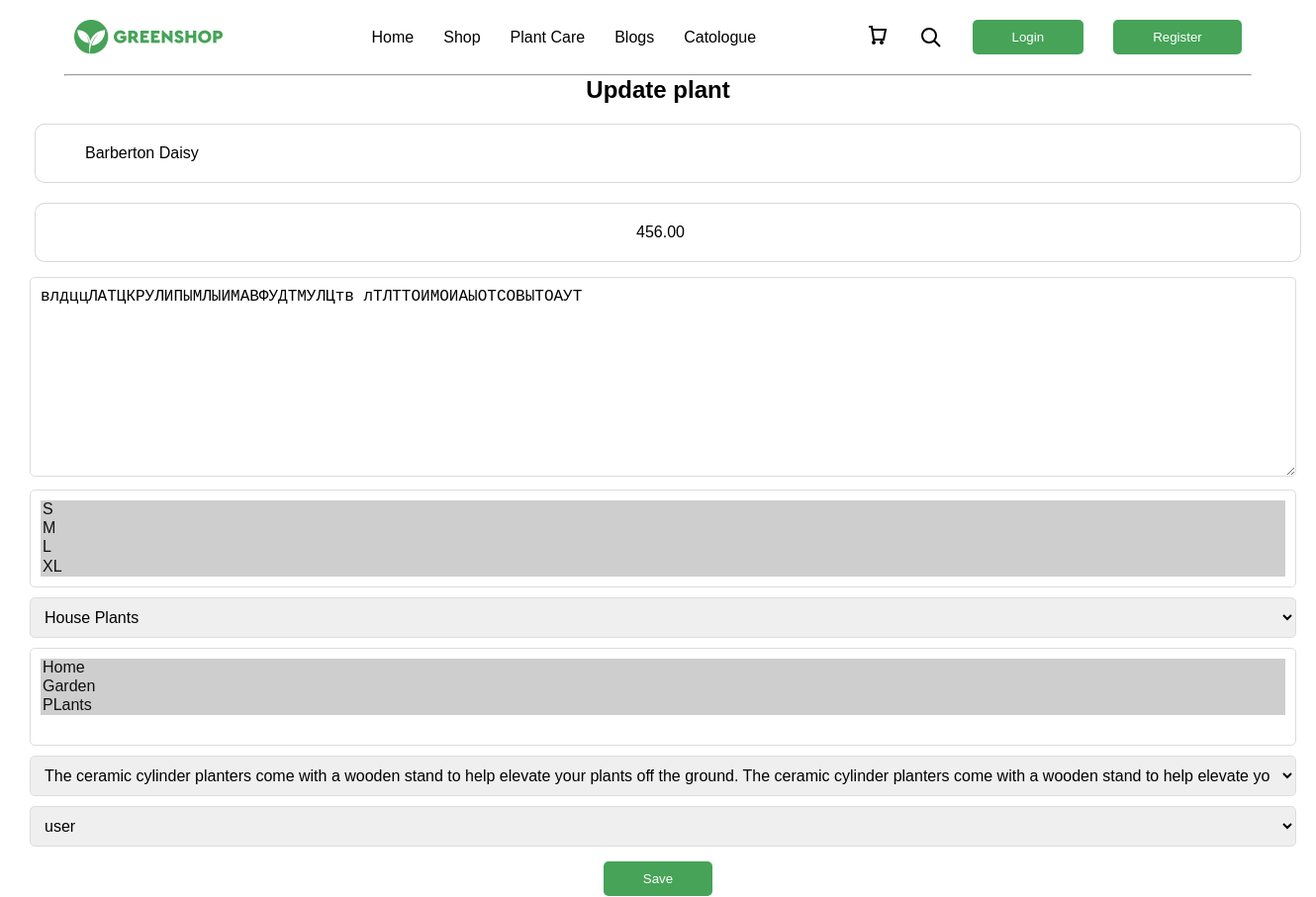
/workspace/update/1/ (upper part), run on an earlier commit of the app's database.
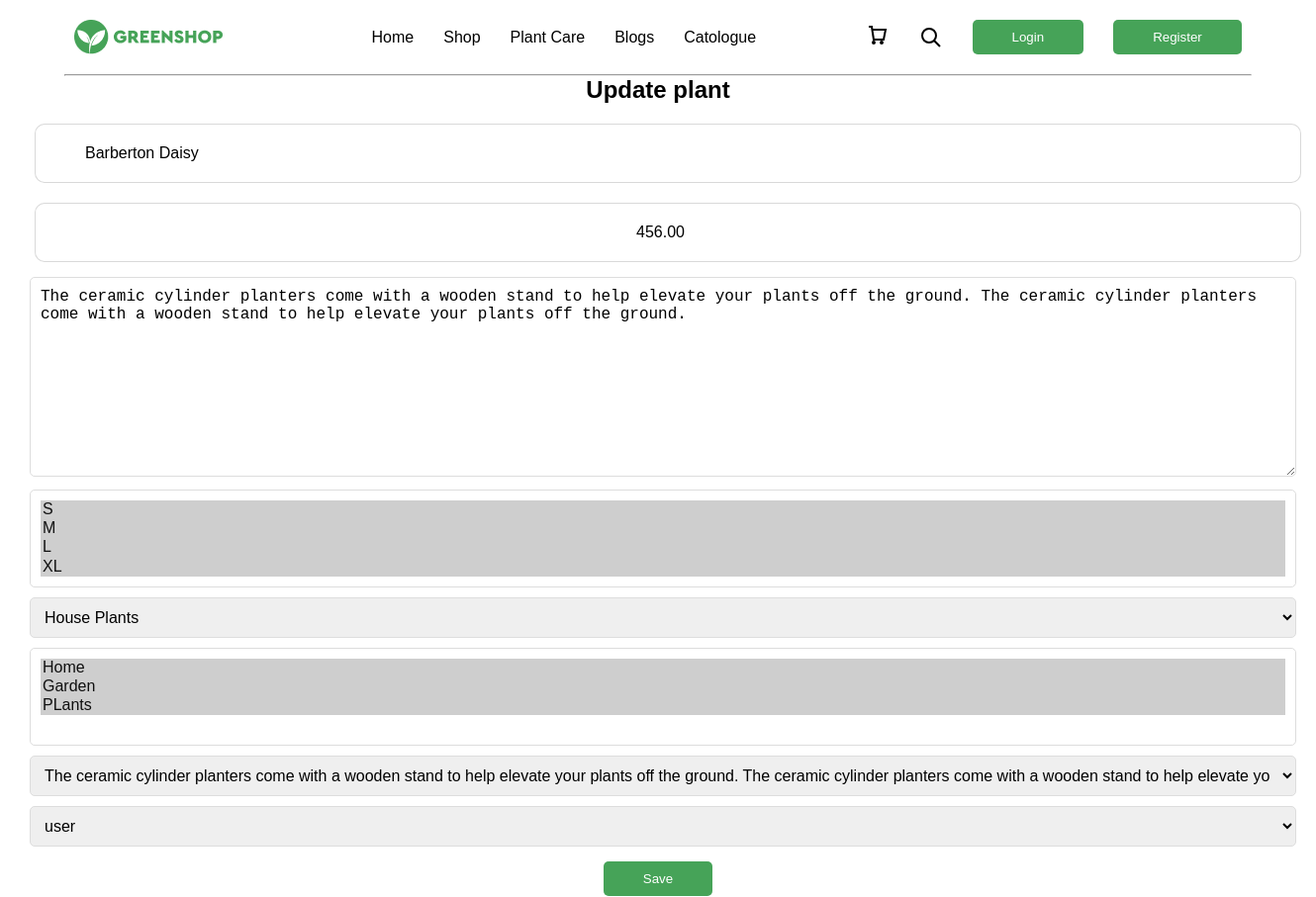
And on a later commit of the database.
### plant/models.py (models this page shows, shortened)
class TimeAbstract(models.Model):
    created_at = models.DateField('created', auto_now_add=True)
    updated_at = models.DateField('', auto_now=True)
    class Meta:
        abstract = True

class Plant(TimeAbstract):
    class Meta:
        verbose_name_plural = 'plants'
        verbose_name = 'plant'
    name = models.CharField(max_length=100)
    price = models.DecimalField(decimal_places=2, max_digits=10)
    short_description = models.TextField()
    sizes = models.ManyToManyField('plant.Size', related_name='plant')
    category = models.ForeignKey('plant.Category', on_delete=models.PROTECT, related_name='plant')
    tags = models.ManyToManyField('plant.Tag', related_name='plant')
    description = models.ForeignKey('plant.Description', on_delete=models.PROTECT)
    user =  models.ForeignKey('auth.User', on_delete=models.PROTECT, related_name='plants')

class Size(TimeAbstract):
    SMALL = 'small'
    MEDIUM = 'medium'
    LARGE = 'large'
    TYPES = [
        (SMALL,'small'),
        (MEDIUM, 'medium'),
        (LARGE, 'large')
    ]
    class Meta:
        verbose_name_plural = 'sizes'
        verbose_name = 'size'
    name = models.CharField(max_length=100)
    type = models.CharField(choices=TYPES, default=SMALL, max_length=50)
    def __str__(self):
        return self.name

class Category(TimeAbstract):
    class Meta:
        verbose_name_plural = 'categories'
        verbose_name = 'category'
    name = models.CharField(max_length=100)
    def __str__(self):
        return self.name

### workspace/views.py (the view, shortened to what this page needs)
# urls.py: path('update/<int:pk>/', views.UpdatePlant.as_view(), name='update'),
class UpdatePlant(UpdateView):
    model = Plant
    form_class = PlantForm
    template_name = 'workspace/update.html'

### workspace/forms.py
class PlantForm(forms.ModelForm):
    class Meta:
        model = Plant
        fields = ['name',
                  'price',
                  'short_description',
                  'sizes',
                  'category',
                  'tags',
                  'description',
                  'user']
    widgets = {
        'name': forms.TextInput(attrs={'class': ''}),
        'price': forms.NumberInput(attrs={'class': ''}),
        'short_description': forms.TextInput(attrs={'class': ''}),
        'sizes': forms.SelectMultiple(attrs={'class': ''}),
        'category': forms.Select(attrs={'class': ''}),
        'tags': forms.SelectMultiple(attrs={'class':''}),
        'description': forms.Textarea(attrs={'class': ''}),
        'user': forms.Select()
    }

### plant/models.py (called while the page is built)
    def __str__(self):
        return self.name

    def __str__(self):
        return f'{self.living_room}, {self.dinig_room}, {self.ofice}'

### templates/workspace/update.html (shortened to what this page needs)
{% extends "main.html" %}
{% block content %}
  <h2 class="text-center">Update plant</h2>
  <form method="post">
    <div class="forma forms container">
      {{ form.as_p }}
    </div>
    <center>
      <button class="text-center" type="submit">Save</button>
    </center>
  </form>
{% endblock %}

What changed in the data, as far as the page shows it:
changed Plant "House Plants": short_description "влдццЛАТЦКРУЛИПЫМЛЫИМАВФУДТМУЛЦтв лТЛТТОИМОИАЫОТСОВЫТОАУТ" → "The ceramic cylinder planters come with a wooden stand to help elevate your plants off the ground. The ceramic cylinder planters come with a wooden stand to help elevate your plants off the ground."
